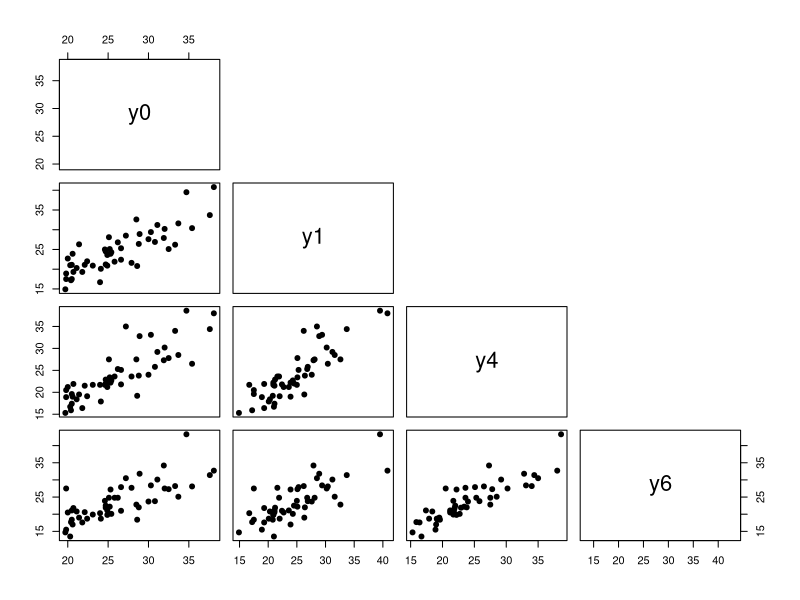
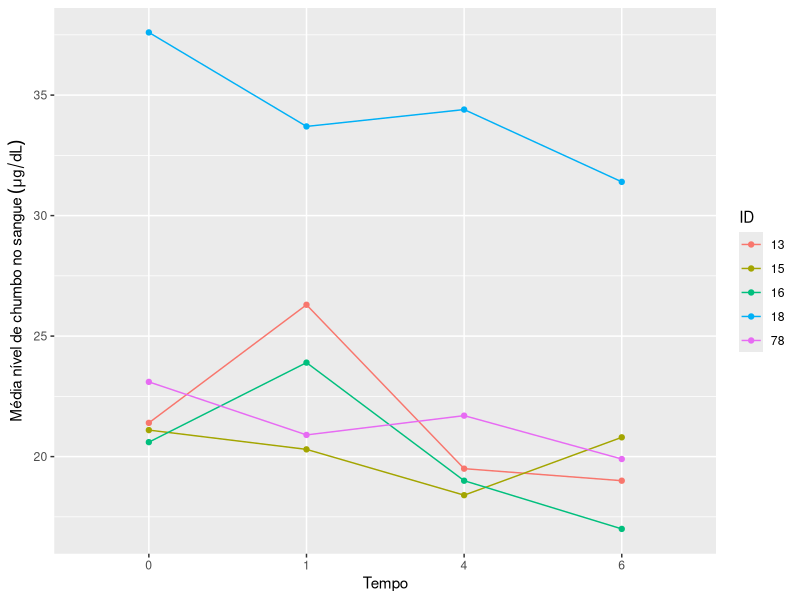

Reproduce these figures in R, in order. (Note: this script raises an error after producing the figures.)
## ----tlc, echo=FALSE, eval=TRUE, warning=FALSE, message=FALSE, out.width='80%'------------
# ----------------------------------------------------
# Carregando os pacotes

library(haven)
library(tidyr)
library(ggplot2)

# ----------------------------------------------------
# Carregando o arquivo de dados

chumbo.df <- read_dta(file = here::here("data", "tlc.dta"))

chumbo.df$trt <- factor(chumbo.df$trt, labels = c("Placebo", "Succimer"))

# ----------------------------------------------------
# Reformando o objeto: de "largo" para "longo"

chumbo.df.longo <- gather(data = chumbo.df, key = "tempo", value = "chumbo", -id, -trt)

# ----------------------------------------------------
# Formata variáveis

chumbo.df.longo$tempo <- factor(chumbo.df.longo$tempo, labels = c("0", "1", "4", "6"))

# ----------------------------------------------------
# Versões placebo

chumbo.df.p <- subset(chumbo.df, subset = trt == "Placebo")

chumbo.df.longo.p <- subset(chumbo.df.longo, subset = trt == "Placebo")



## ----tlc_pairs, echo=FALSE, eval=TRUE, warning=FALSE, message=FALSE, fig.align='center', out.width="80%"----

pairs(chumbo.df.p[,3:6], pch = 19, upper.panel = NULL)



## ----tlc_cov, echo=FALSE, eval=TRUE, warning=FALSE, message=FALSE-------------------------

knitr::kable(x = cov(chumbo.df.p[,3:6]),
             digits = 1)



## ----tlc_cor, echo=FALSE, eval=TRUE, warning=FALSE, message=FALSE-------------------------

knitr::kable(x = cor(chumbo.df.p[,3:6]),
             digits = 2)



## ----tlc_timeplot, echo=FALSE, eval=TRUE, warning=FALSE, message=FALSE, fig.align='center', out.width="100%"----

chumbo.df.longo.p$id <- as.factor(chumbo.df.longo.p$id)
# ----------------------------------------------------
# Gráfico de perfis

set.seed(10)
ids <- sample(x = unique(chumbo.df.longo.p$id), size = 5, replace = FALSE)

p <- ggplot(data = chumbo.df.longo.p[which(chumbo.df.longo.p$id %in% ids), ],
            mapping = aes(x = tempo, y = chumbo, group = id, colour = id)) +
  geom_point() +
  geom_line() +
  labs(x = "Tempo",
       y = expression("Média nível de chumbo no sangue"~(mu*g/dL)),
       colour = "ID")
p


## ----echo=FALSE, fig.align='center', message=FALSE, warning=FALSE, out.width='100%', paged.print=FALSE----
knitr::include_graphics(here::here('images', 'fontes_varia_entre.png'))


## ----echo=FALSE, fig.align='center', message=FALSE, warning=FALSE, out.width='100%', paged.print=FALSE----
knitr::include_graphics(here::here('images', 'fontes_varia_intra.png'))


## ----echo=FALSE, fig.align='center', message=FALSE, warning=FALSE, out.width='100%', paged.print=FALSE----
knitr::include_graphics(here::here('images', 'fontes_varia_erro.png'))


## ----echo=FALSE, fig.align='center', message=FALSE, warning=FALSE, out.width='50%', paged.print=FALSE----
knitr::include_graphics(here::here('images', 'presuntinho.jpg'))

